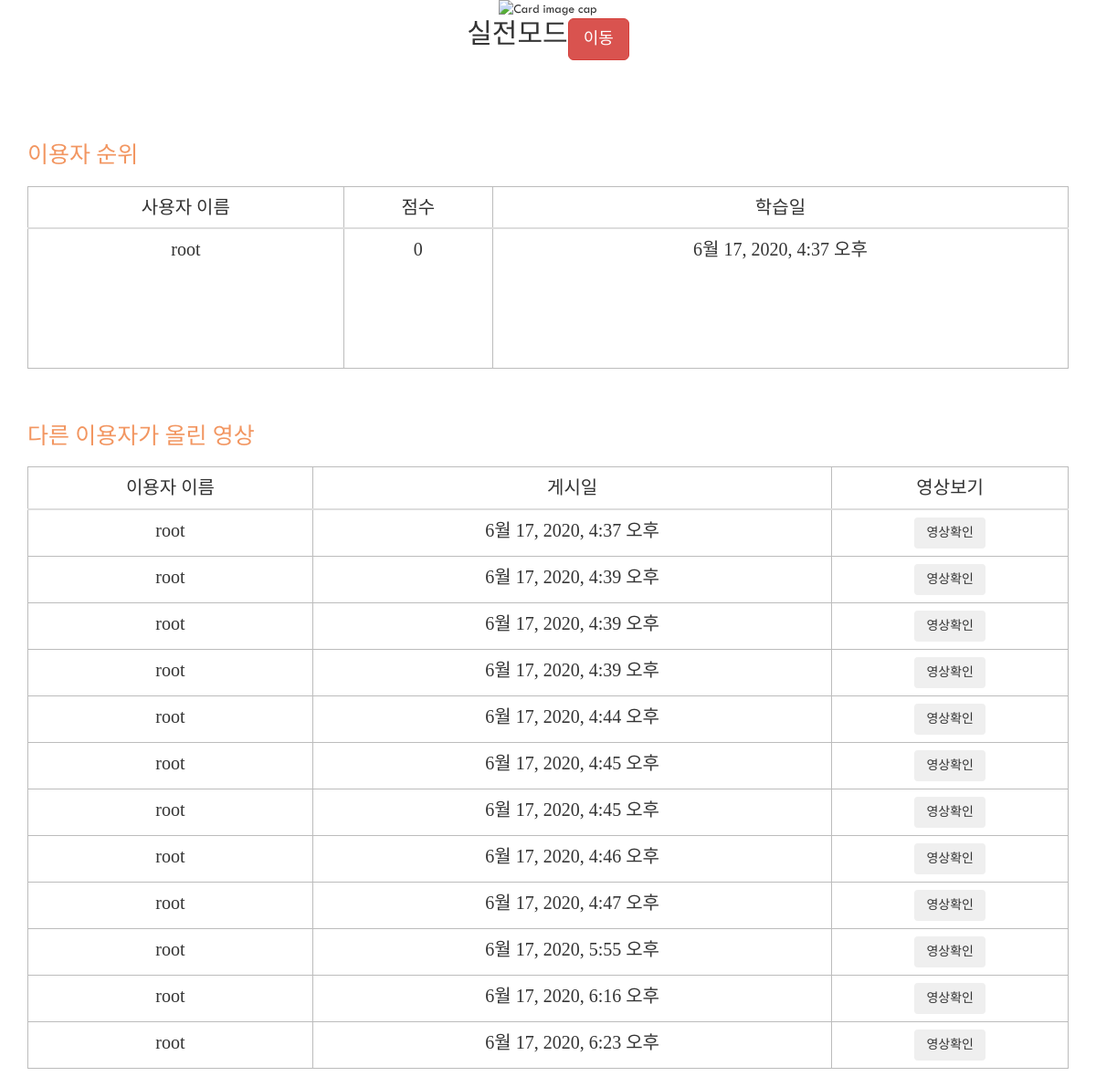
Before: /select/video=4 (lower part) with the older database file.
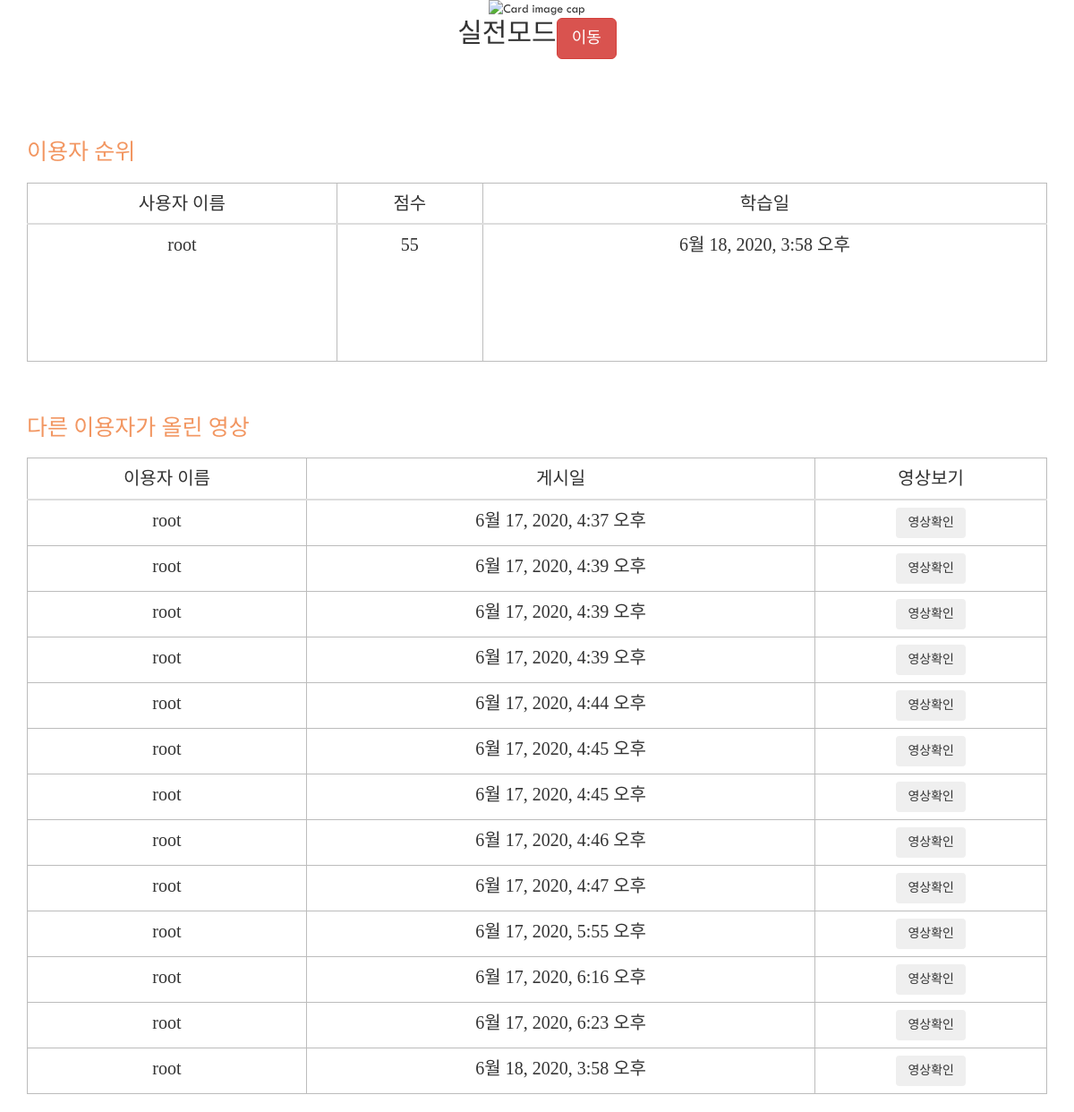
After: the same page with the newer database file.
### Users/models.py (models this page shows, shortened)
class UsersDB(AbstractUser): # AbstractUser에 name, password, email 필드가 존재, 따로 만들 필요 없음, 이거 이용해서 구현하면 됨
    user_birth = models.DateField(null=True) # 생년월일

### Edus/models.py (models this page shows)
class EdusDB(models.Model): # 학습 디비 클래스
    NON_SHARED = "공유 안함"
    SHARED = "공유 함"
    IS_SHARED = (
        (NON_SHARED , "공유 안함"),
        (SHARED, "공유 함"),
    )
    objects = models.Manager()
    video_description = models.TextField(blank=False)
    views = models.PositiveIntegerField(default=0)
    is_shared = models.CharField(choices=IS_SHARED, max_length=5, default=NON_SHARED)
    edu_days = models.DateTimeField(auto_now_add=True)                  # 학습일, auto_now_add : insert 시에만 현재 날짜로 갱신됨
    video_id = models.ForeignKey("Videos.VideosDB", on_delete = models.CASCADE)  # 영상 번호, models.CASCADE : 주키 삭제 시 외래키 같이 삭제(연쇄 삭제)
    user_id = models.ForeignKey("Users.UsersDB", on_delete = models.CASCADE)    # 사용자 번호
    recode_video = models.FileField(upload_to='edus/', null=True, verbose_name="")     # 녹화 영상, upload_to : 파일 저장 경로 지정
    score = models.IntegerField(default=0)                              # 점수, default = 기본 값

### Edus/views.py (the view)
# urls.py: path('select/video=<int:video_id>', views.video_select, name='select'),
def video_select(request, video_id):  # 영상 선택 후 화면 view
    Edus_list = EdusDB.objects.filter(
    id=Subquery(
        EdusDB.objects.filter(user_id=OuterRef('user_id'))
            .order_by('-score')
            .values('id')[:1])
    ).values('user_id__username', 'edu_days', 'score')
    another_list = EdusDB.objects.values('user_id__username', 'edu_days','id').exclude(user_id=request.user.id)
    context = {'Edus_list' : Edus_list,
                'another_list' : another_list,
               'video_id': video_id}
    return render(request, 'modepage.html', context)

### templates/modepage.html (shortened to what this page needs)
{% extends 'base.html' %}
{% load static %}
{% block content %}
<head>
    <link href='//spoqa.github.io/spoqa-han-sans/css/SpoqaHanSans-kr.css' rel='stylesheet' type='text/css'>
    <link rel="stylesheet" type='text/css' href="{% static 'modepage.css' %}">
</head>
<body>
  <br><br>
<section id="card_section" style="margin: 50px 270px 50px 270px;">
<div class="card-deck" style="text-align: center;">
  <div class="card" style="display: inline-block; margin: 0px 20px 0px 20px;">
    <img class="card-img-top" src="{% static "2.png" %}" alt="Card image cap" width="500" height="200">
    <div class="card-body">
      <h5 class="card-title" style="display: inline-block; font-size: 30px;">실전모드</h5>
      <a class="btn btn-lg btn-danger" style="display: inline-block; float : right;" href="{% url 'playView' video_id 1 %}">이동</a>
    </div>
  </div>
</div>
</section>
<br><br>
<section>
  <div class="container">
    <div><h3>이용자 순위</h3></div>
    <br>
    <div>
      <table class="table table-hover" id="user_rank">
        <thead>
          <tr>
            <th>사용자 이름</th>
            <th>점수</th>
            <th>학습일</th>
          </tr>
        </thead>
        <tbody>
          {% for EdusDB in Edus_list %}
              <tr>
                <td>{{ EdusDB.user_id__username }}</td>
                <td>{{ EdusDB.score }}</td>
                <td>{{ EdusDB.edu_days }}</td>
              </tr>
            {% empty %}
              <tr>
                <td>데이터가 없습니다.</td>
              </tr>
          {% endfor %}
        </tbody>
      </table>
    </div>
    </div>
  </section>
<br><br>
<div class="container">
    <div><h3>다른 이용자가 올린 영상</h3></div>
    <br>
    <table class="table table-hover" id="user_video">
    <thead class="thead-light">
      <tr>
        <th class="text-center">이용자 이름</th>
        <th class="text-center">게시일</th>
        <th class="text-center">영상보기</th>
      </tr>
    </thead>
    <tbody>
      {% for another in another_list %}
        <tr>
          <td class="text-center">{{ another.user_id__username }}</td>
          <td class="text-center">{{ another.edu_days }}</td>
          <td class="text-center"><button class="btn btn btn-outline-secondary" onclick="window.open('{% url 'VideoShow' another.id %}','test','width=550,height=310,location=no,status=no,scrollbars=yes')">영상확인</button> </td>
        </tr>
      {% empty %}
        <tr>
          <td colspan="7" class="text-center bg-warning">데이터가 없습니다.</td>
        </tr>
    </tbody>
      {% endfor %}
    </table>
</div>
</body>
{% endblock content %}

Changed rows visible on the page:
changed UsersDB "root": score "0" → "55"; edu_days "6월 17, 2020, 4:37 오후" → "6월 18, 2020, 3:58 오후"
added EdusDB: user_id__username "root", edu_days "6월 18, 2020, 3:58 오후"
